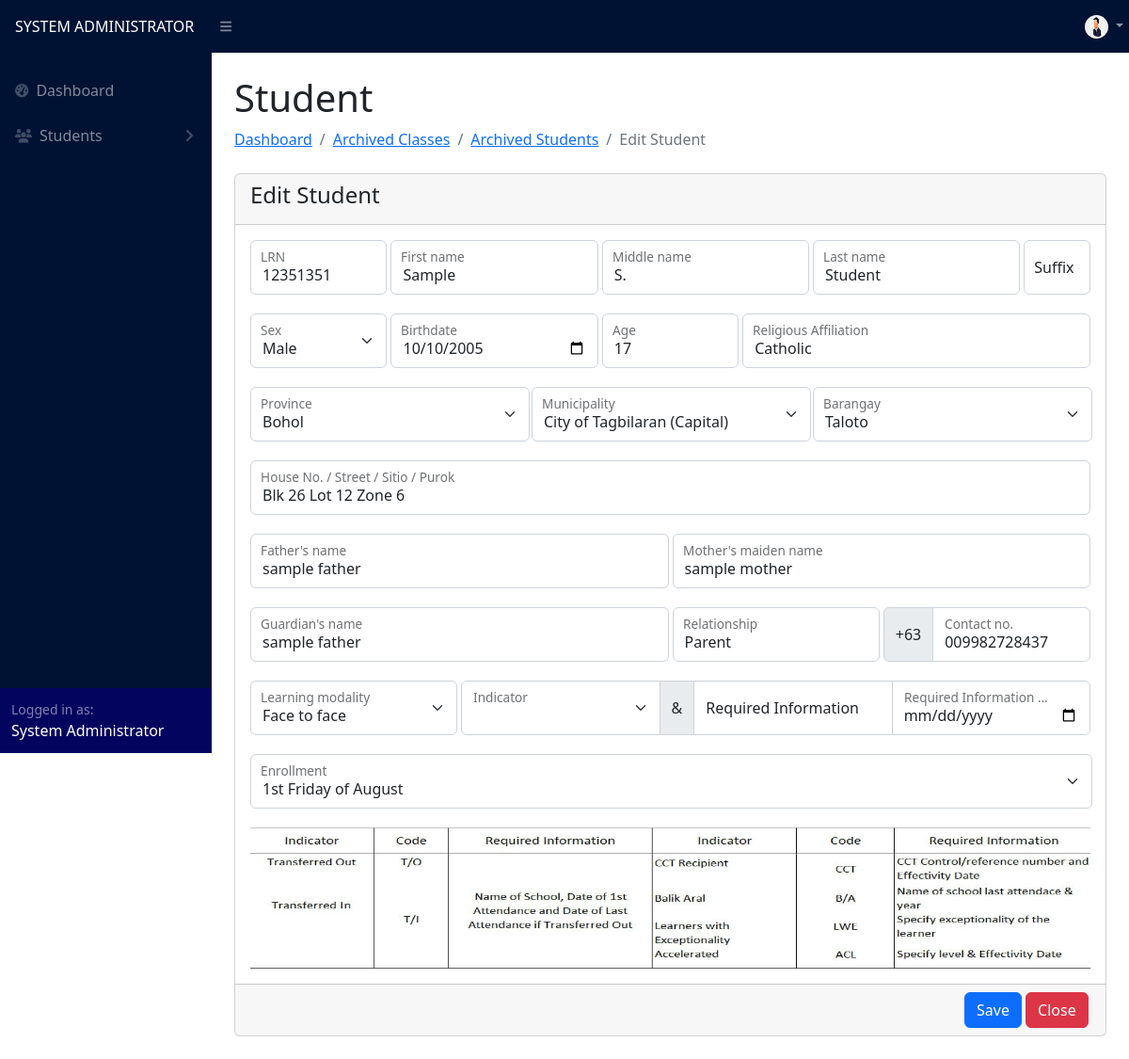
The app's page /adviser/edit_student_archived.php?student_id=23 (signed in) with its own data.
### tables this page shows
CREATE TABLE `user` (
  `id` int(11) NOT NULL,
  `username` varchar(255) NOT NULL,
  `password` varchar(255) NOT NULL,
  `password2` varchar(255) NOT NULL,
  `name` varchar(255) NOT NULL,
  `user_type` varchar(255) NOT NULL,
  `section` varchar(255) NOT NULL,
  `status` varchar(255) NOT NULL,
  `profile_picture` varchar(50) NOT NULL
);

CREATE TABLE `student` (
  `id` int(11) NOT NULL,
  `lrn` int(255) NOT NULL,
  `name` varchar(255) NOT NULL,
  `fname` varchar(255) NOT NULL,
  `mname` varchar(255) NOT NULL,
  `lname` varchar(255) NOT NULL,
  `suffix` varchar(255) NOT NULL,
  `sex` varchar(255) NOT NULL,
  `birth_date` varchar(255) NOT NULL,
  `birth_date2` date NOT NULL,
  `age` int(255) NOT NULL,
  `ra` varchar(255) NOT NULL,
  `house_no` varchar(255) NOT NULL,
  `barangay` varchar(255) NOT NULL,
  `municipality` varchar(255) NOT NULL,
  `province` varchar(255) NOT NULL,
  `barangay_id` int(11) NOT NULL,
  `municipality_id` int(11) NOT NULL,
  `province_id` int(11) NOT NULL,
  `father` varchar(255) NOT NULL,
  `mother` varchar(255) NOT NULL,
  `guardian` varchar(255) NOT NULL,
  `relationship` varchar(255) NOT NULL,
  `contact` varchar(255) NOT NULL,
  `section` varchar(255) NOT NULL,
  `school_year_id` int(11) NOT NULL,
  `school_year` varchar(255) NOT NULL,
  `track` varchar(255) NOT NULL,
  `strand` varchar(255) NOT NULL,
  `grade` int(255) NOT NULL,
  `status` varchar(255) NOT NULL DEFAULT 'complete',
  `lm` varchar(255) NOT NULL,
  `indicator` varchar(255) NOT NULL,
  `ri` varchar(255) NOT NULL,
  `rid` varchar(255) NOT NULL,
  `weight` float NOT NULL,
  `height` float NOT NULL,
  `height2` float NOT NULL,
  `bmi` float NOT NULL,
  `bmi_category` varchar(255) NOT NULL,
  `hfa_category` varchar(255) NOT NULL,
  `sf8_remarks` varchar(255) NOT NULL,
  `is_archived` tinyint(4) NOT NULL,
  `enrollment` varchar(255) NOT NULL
);

### adviser/edit_student_archived.php (the view, shortened to what the rows shown need)
<?php
include("../config.php");
$student_id = $_GET["student_id"];
?>
<!DOCTYPE html>
<html lang="en">
<head>
    <link href="https://cdn.jsdelivr.net/npm/simple-datatables@7.1.2/dist/style.min.css" rel="stylesheet" />
    <link href="../css/styles.css" rel="stylesheet" />
</head>
<body class="sb-nav-fixed">
    <?php include("navigation.php") ?>
    <div id="layoutSidenav_content">
        <main>
            <div class="container-fluid px-4">
                <div class="d-flex justify-content-between align-items-end">
                    <div>
                        <h1 class="mt-4">Student</h1>
                    </div>
                </div>
                <form action="" method="POST" class="needs-validation" novalidate>
                    <div class="card mb-4">
                        <?php
                        $student = "SELECT * FROM `student` WHERE `id` = '$student_id'";
                        $studentResult = mysqli_query($conn, $student);
                        $studentRow = mysqli_fetch_assoc($studentResult);
                        ?>
                        <div class="card-body row g-1">
                            <div class="form-floating mb-3 col-2 d-inline-block">
                                <input type="number" name="lrn" id="lrn" placeholder="lrn" class="form-control bg-body-tertiary" required value="<?php echo $studentRow["lrn"] ?>" />
                                <label for="lrn">LRN</label>
                            </div>
                            <div class="form-floating mb-3 col-3 d-inline-block">
                                <input type="text" name="fname" id="fname" placeholder="fname" class="form-control bg-body-tertiary" required value="<?php echo $studentRow["fname"] ?>" />
                                <label for="fname">First name</label>
                            </div>
                            <div class="form-floating mb-3 col-3 d-inline-block">
                                <input type="text" name="mname" id="mname" placeholder="mname" class="form-control bg-body-tertiary" required value="<?php echo $studentRow["mname"] ?>" />
                                <label for="mname">Middle name</label>
                            </div>
                            <div class="form-floating mb-3 col-3 d-inline-block">
                                <input type="text" name="lname" id="lname" placeholder="lname" class="form-control bg-body-tertiary" required value="<?php echo $studentRow["lname"] ?>" />
                                <label for="lname">Last name</label>
                            </div>
                            <div class="form-floating mb-3 col-2 d-inline-block">
                                <select class="form-select" name="sex" id="sex">
                                    <option value="M" <?php echo ($studentRow['sex'] == 'M') ? "selected" : ""; ?>>Male</option>
                                </select>
                                <label for="sex">Sex</label>
                            </div>
                            <div class="form-floating mb-3 d-inline-block col-3">
                                <input type="date" name="birth_date" id="birth_date" placeholder="birth_date" class="form-control bg-body-tertiary" required onchange="calculateAge()" value="<?php echo $studentRow["birth_date2"] ?>" />
                                <label for="birth_date">Birthdate</label>
                            </div>
                            <div class="form-floating mb-3 d-inline-block col-2 col d-inline-block">
                                <input type="number" name="age" id="age" placeholder="age" class="form-control bg-body-tertiary" readonly value="<?php echo $studentRow["age"] ?>" />
                                <label for="age">Age</label>
                            </div>
                            <div class="form-floating mb-3 d-inline-block col-5 col d-inline-block">
                                <input type="text" name="ra" id="ra" placeholder="ra" class="form-control bg-body-tertiary" required value="<?php echo $studentRow["ra"] ?>" />
                                <label for="ra">Religious Affiliation</label>
                            </div>
                            <div class="form-floating mb-3 col-4 col pe-0 d-inline-block">
                                <select class="form-select bg-body-tertiary" name="province" id="province" required onchange="loadMunicipalities()">
                                    <option selected value="<?php echo $studentRow["province_id"] ?>"><?php echo $studentRow["province"] ?></option>
                                </select>
                                <label for="province">Province</label>
                            </div>
                            <div class="form-floating mb-3 col-4 col pe-0 d-inline-block">
                                <select class="form-select bg-body-tertiary" name="municipality" id="municipality" required onchange="loadBarangays()">
                                    <option selected value="<?php echo $studentRow["municipality_id"] ?>"><?php echo $studentRow["municipality"] ?></option>
                                </select>
                                <label for="municipality">Municipality</label>
                            </div>
                            <div class="form-floating mb-3 col-4 col pe-0 d-inline-block">
                                <select class="form-select bg-body-tertiary" name="barangay" id="barangay" required>
                                    <option selected value="<?php echo $studentRow["barangay_id"] ?>"><?php echo $studentRow["barangay"] ?></option>
                                </select>
                                <label for="barangay">Barangay</label>
                            </div>
                            <div class="form-floating mb-3 d-inline-block col-12">
                                <input type="text" name="house_no" id="house_no" placeholder="house_no" class="form-control bg-body-tertiary" required value="<?php echo $studentRow["house_no"] ?>" />
                                <label for="house_no">House No. / Street / Sitio / Purok </label>
                            </div>
                            <div class="form-floating mb-3 d-inline-block col-6">
                                <input type="text" name="father" id="father" placeholder="father" class="form-control bg-body-tertiary" required value="<?php echo $studentRow["father"] ?>" />
                                <label for="father">Father's name</label>
                            </div>
                            <div class="form-floating mb-3 d-inline-block col-6">
                                <input type="text" name="mother" id="mother" placeholder="mother" class="form-control bg-body-tertiary" required value="<?php echo $studentRow["mother"] ?>" />
                                <label for="mother">Mother's maiden name</label>
                            </div>
                            <div class="form-floating mb-3 d-inline-block col-6 d-inline-block">
                                <input type="text" name="guardian" id="guardian" placeholder="guardian" class="form-control bg-body-tertiary" required value="<?php echo $studentRow["guardian"] ?>" />
                                <label for="guardian">Guardian's name</label>
                            </div>
                            <div class="form-floating mb-3 col-3 d-inline-block">
                                <input type="text" name="relationship" id="relationship" placeholder="relationship" class="form-control bg-body-tertiary" required value="<?php echo $studentRow["relationship"] ?>" />
                                <label for="relationship">Relationship</label>
                            </div>
                            <div class="input-group mb-3 col" style="height: 58px;">
                                <div class="form-floating mb-3 col-4 d-inline-block">
                                    <input type="text" name="contact" id="contact" placeholder="contact" class="form-control bg-body-tertiary" required value="<?php echo $studentRow["contact"] ?>" maxlength="10" minlength="10" />
                                    <label for="contact">Contact no.</label>
                                </div>
                            </div>
                            <div class="form-floating mb-3 col-3 d-inline-block">
                                <select class="form-select" name="lm" id="lm">
                                    <option value="Face to face" <?php echo ($studentRow['lm'] == 'Face to face') ? "selected" : ""; ?>>Face to face</option>
                                </select>
                                <label for="lm">Learning modality</label>
                            </div>
                            <div class="input-group mb-3 col" style="height: 58px;">
                                <div class="form-floating mb-3 col-4 d-inline-block">
                                    <select class="form-select" name="indicator" id="indicator">
                                        <option value="" <?php echo ($studentRow['indicator'] == '') ? "selected" : ""; ?>></option>
                                        <option value="T/O" <?php echo ($studentRow['indicator'] == 'T/O') ? "selected" : ""; ?>>T/O</option>
                                    </select>
                                    <label for="indicator">Indicator</label>
                                </div>
                            </div>
                            <div class="form-floating mb-3 col- pe-0 d-inline-block">
                                <select class="form-select bg-body-tertiary" name="enrollment" id="enrollment" required>
                                    <option value="1st Friday of August" <?php echo ($studentRow['enrollment'] == '1st Friday of August') ? "selected" : ""; ?>>1st Friday of August</option>
                                </select>
                                <label for="enrollment">Enrollment</label>
                            </div>
                        </div>
                    </div>
                </form>
            </div>
        </main>
    </div>
</body>
</html>

### adviser/navigation.php (shortened to what the rows shown need)
<nav class="sb-topnav navbar navbar-expand navbar-dark" style="background-color: #001233;">
    <div class="ms-auto me-0" style="width: 55px;">
        <ul class="navbar-nav ms-auto ms-md-0 me-3 me-lg-4">
            <li class="nav-item dropdown">
                <a class="nav-link dropdown-toggle" id="navbarDropdown" href="#" role="button" data-bs-toggle="dropdown" aria-expanded="false">
                    <?php
                    $profile_id = $_SESSION['id'];
                    $profilePic = "SELECT `profile_picture` FROM `user` WHERE id = '$profile_id'";
                    $profilePicResult = $conn->query($profilePic);
                    $profilePicRow = $profilePicResult->fetch_assoc();
                    $profilePicImage = $profilePicRow['profile_picture'];
                    if ($profilePicRow['profile_picture'] != '') { ?>
                        <img src="../profile_pic/<?php echo $profilePicImage ?>" style="border-radius: 100px; margin-right: 0;" width="25px" height="25px">
                    <?php } else { ?>
                        <img src="../profile_pic/default_profile.jpg" style="border-radius: 100px; margin-right: 0;" width="25px" height="25px">
                    <?php }
                    ?>
                </a>
            </li>
        </ul>
    </div>
</nav>
<div id="layoutSidenav">

### records on screen
user: profile_picture (picture)
student: lrn "12351351", fname "Sample", mname "S.", lname "Student", sex "Male", birth_date "10/10/2005", age "17", ra "Catholic", province "Bohol", municipality "City of Tagbilaran (Capital)", barangay "Taloto", house_no "Blk 26 Lot 12 Zone 6", father "sample father", mother "sample mother", guardian "sample father", relationship "Parent", contact "009982728437", lm "Face to face", enrollment "1st Friday of August"

### other values on screen
$_SESSION['user_type'] "SYSTEM ADMINISTRATOR"
$_SESSION['name'] "System Administrator"
